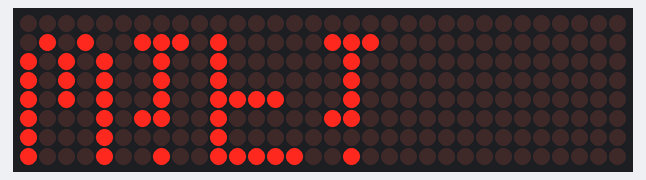
A sketch run on a simulated ESP8266 (NodeMCU). Parts: 32×8 LED matrix. WiFi joins after 1.5 s; servers stay silent unless stated; the local clock reads 2024-03-15 10:24:30 at power-on unless the sketch sets it; what the sketch prints to the serial monitor is not drawn.

Above: at 0.1 s.
At 2.1 s:
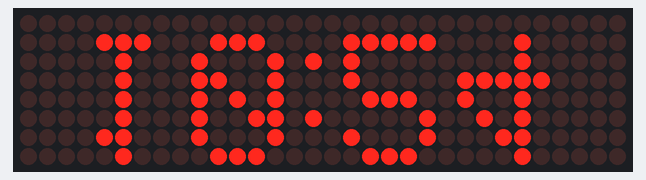
At 17.1 s:
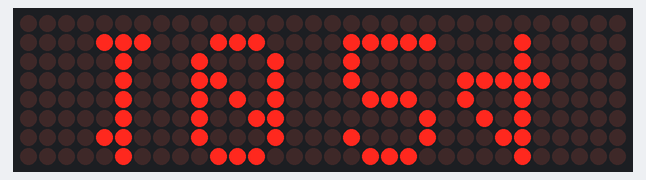
At 34.1 s:
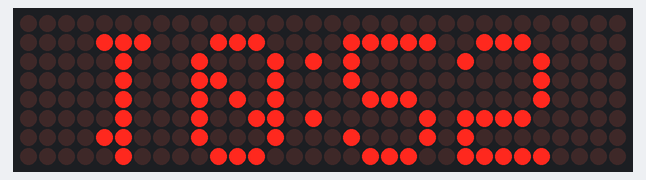
At 65.1 s:
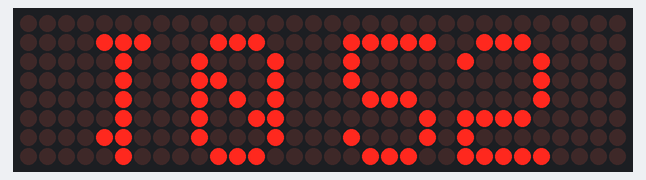
At 128.1 s:
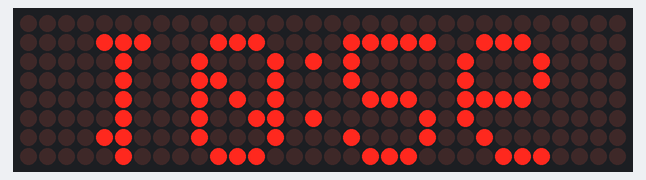

Measured:
- what the display in image 1 shows lasts 1.0 s, from 2.0 s to 3.0 s

The sketch:

ESP01-S_MAX7219_Clock.ino
```cpp
// Network controlles matrix clock based on MAX7219 matrix display and ESP8266

// inspired by other Projects:
// https://www.hackster.io/M-V-P/arduino-nano-clock-with-4x64-led-matrix-new-version-409730   from 2021 October 24th


#include <ESP8266WiFi.h>
#include <SPI.h>
#include <MD_MAX72xx.h>
#include <time.h>
#include "Font_Data.h"

// User defined clock behaviour
#define BLINK   // blinking 1Hz HH MM separator
//#define DELETE_LEADING_NULL // delets leading "0" in case of hour < 10

// WiFi login parameters - network name and password
const char* ssid = "******";
const char* password = "******";

// NTP parameters
// Berlin, Paris, Amsterdam
// see: https://github.com/nayarsystems/posix_tz_db/blob/master/zones.csv
#define NTP_ENV "TZ", "CET-1CEST,M3.5.0,M10.5.0/3"
#define NTP_SERVER_1 "pool.ntp.org"
#define NTP_SERVER_2 "time.nist.gov"


// MAX7219 Config
//#define HARDWARE_TYPE MD_MAX72XX::GENERIC_HW
#define HARDWARE_TYPE MD_MAX72XX::FC16_HW
#define MAX_DEVICES 4
#define USE_LOCAL_FONT 1
#define CHAR_SPACING  1 // pixels between characters
#define DISPLAY_INTENSITY 0
//
#define CLK_PIN   0 // or SCK
#define DATA_PIN  2 // or MOSI
#define CS_PIN    1 // or SS
//
//MD_MAX72XX mx = MD_MAX72XX(HARDWARE_TYPE, CS_PIN, MAX_DEVICES);
MD_MAX72XX mx = MD_MAX72XX(HARDWARE_TYPE, DATA_PIN, CLK_PIN, CS_PIN, MAX_DEVICES);


// other variables
#define BUF_SIZE 20  // text buffer size
char time_value[20];
char display_msg[BUF_SIZE];
uint8_t hour, minutes;
uint8_t separator=16; // HH MM separator position
const byte SPACER = 1;
byte FONT_WIDTH = 5 + SPACER;

//#define DEBUG   // Enalbe Debug output via serial
#define PRINT(s, v) { Serial.print(F(s)); Serial.print(v); }


/*! \fn void printText(uint8_t modStart, uint8_t modEnd, char *pMsg)
    \brief send string to matrix display
    \param uint8_t modStart start Mmdule number
    \param uint8_t modEnd last module
    \param char *pMsg message
    */
void printText(uint8_t modStart, uint8_t modEnd, char *pMsg)
// Print the text string to the LED matrix modules specified.
// Message area is padded with blank columns after printing.
{
  uint8_t   state = 0;
  uint8_t   curLen;
  uint16_t  showLen;
  uint8_t   cBuf[FONT_WIDTH];
  //uint8_t   cBuf[8];
  int16_t   col = ((modEnd + 1) * COL_SIZE) - 1;

  mx.control(modStart, modEnd, MD_MAX72XX::UPDATE, MD_MAX72XX::OFF);

  do     // finite state machine to print the characters in the space available
  {
    switch(state)
    {
      case 0: // Load the next character from the font table
        // if we reached end of message, reset the message pointer
        if (*pMsg == '\0')
        {
          showLen = col - (modEnd * COL_SIZE);  // padding characters
          state = 2;
          break;
        }

        // retrieve the next character form the font file
        showLen = mx.getChar(*pMsg++, sizeof(cBuf)/sizeof(cBuf[0]), cBuf);
        curLen = 0;
        state++;
        // !! deliberately fall through to next state to start displaying

      case 1: // display the next part of the character
        mx.setColumn(col--, cBuf[curLen++]);

        // done with font character, now display the space between chars
        if (curLen == showLen)
        {
          showLen = CHAR_SPACING;
          state = 2;
        }
        break;

      case 2: // initialize state for displaying empty columns
        curLen = 0;
        state++;
        // fall through

      case 3: // display inter-character spacing or end of message padding (blank columns)
        mx.setColumn(col--, 0);
        curLen++;
        if (curLen == showLen)
          state = 0;
        break;

      default:
        col = -1;   // this definitely ends the do loop
    }
  } while (col >= (modStart * COL_SIZE));

  mx.transform(MD_MAX72XX::TFUD); // flip upside down -- for heads up display
  mx.control(modStart, modEnd, MD_MAX72XX::UPDATE, MD_MAX72XX::ON);
}


/*! \fn void initWiFi()
    \brief Initialization of WiFi interface

*/
void initWiFi() {

  WiFi.begin(ssid, password);
  Serial.print("Connecting to WiFi ..");
  while (WiFi.status() != WL_CONNECTED) {
    printText(0,MAX_DEVICES-1,"WiFi");
    Serial.print('.');
    delay(1000);
  }

  #ifdef DEBUG
    Serial.println("");
    Serial.print("WiFi connected to ");
    Serial.println(ssid);
    Serial.print("IP address: ");
    Serial.println(WiFi.localIP());
    Serial.println("");
  #endif

  mx.clear();
}


/*! \fn void initNTP()
    \brief Initialization of NTP

*/
void initNTP() {
  configTime(0 * 3600, 0, NTP_SERVER_1, NTP_SERVER_2);
  setenv(NTP_ENV, 3);
  Serial.println("Waiting for time");
  while (!time(nullptr)) {
    Serial.print(".");
    delay(1000);
  }
}


/*! \fn void initDisplay()
    \brief Initialization of matrix display

*/
void initDisplay() {
  mx.begin();
  mx.clear();
  mx.control(MD_MAX72XX::INTENSITY, DISPLAY_INTENSITY); // intensity setup
  // modified SysFont (number 1 is 5 columns in width and '|' is single, empty column, "~" in font change to empty space)
  mx.setFont(modSysFont);
}


/*! \fn void setup()
    \brief Setup Of Device

*/
void setup() {
  // Serial
  Serial.begin(115200);
  Serial.print("");
  Serial.print("");

  // Call Setup Functions
  initDisplay();
  initWiFi();
  initNTP();
}


/*! \fn void getTime()
    \brief read Time and create 'display_msg' string

*/
void getTime()
{
  time_t now = time(nullptr);
  String time = String(ctime(&now));
  time.trim();

  #ifdef DEBUG
    Serial.println(time); // DEBUG
  #endif

  String shour=time.substring(11,13);    // hour
  hour=shour.toInt();

  // elimate leading "0" four hour < 10 (if enabled)
  #ifdef DELETE_LEADING_NULL
    if (hour <= 9) {
        shour = "~" + String(hour);  // "~" in font changed to empty space
     }
  #endif

  String sminutes=time.substring(14,16); //minutes
  minutes=sminutes.toInt();

  String msg=String(" ");
  msg.concat(shour);
  msg.concat(char(124));    // add 1 full column between numbers
  msg.concat(sminutes);     // add mm
  msg.toCharArray(display_msg,BUF_SIZE);

  #ifdef DEBUG
    Serial.println(display_msg); // DEBUG
  #endif
}


/*! \fn void loop()
    \brief Main Loop Function

*/
void loop() {
  getTime();  // read time from NTP server (every hour per default)
  printText(0,MAX_DEVICES-1,display_msg); // show time on display
  mx.setColumn(MAX_DEVICES*8-separator,36);

  // blink sequence
  #ifdef BLINK
    delay(1000);
    mx.setColumn(MAX_DEVICES*8-separator,0);
    delay(1000);
  #else
    // set to not not blinking
    delay(2000);
  #endif
}
```

Source omitted: Font_Data.h (data table, 17541 bytes)
